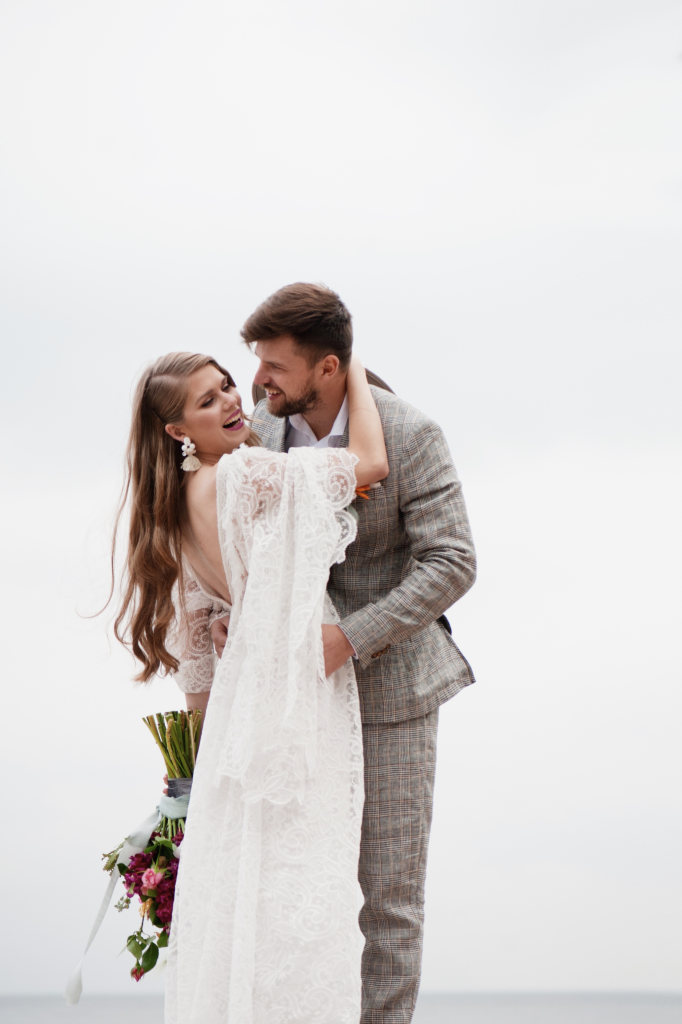
#> input picture happy weds templete/image/5d66950045fef3cf1451fee1809823475a0233df.jpg, 2726 x 4096 px (shown at 1/4 size)
$ python -i outfit_tryon_logic.py   (imports and definitions only)
#> lines starting #> are read from the running program, lines starting #| are printed output that depends on the picture
#> further down, picture is the input picture: PIL image 2726x4096 RGB; mean R, G, B 218, 214.2, 213.1
import os
import io
import requests
from PIL import Image, ImageOps, ImageFilter, ImageEnhance

from config import Config

TRYON_API_KEY = Config.TRYON_API_KEY
TRYON_API_URL = Config.TRYON_API_URL


def _enhance_image(img: Image.Image) -> Image.Image:
    """Apply small, safe enhancements to improve perceived detail.

    - Autocontrast (small amount)
    - Slight sharpening (UnsharpMask)
    - Mild increase in color/contrast if image is very flat
    """
    try:
        img = ImageOps.autocontrast(img, cutoff=1)
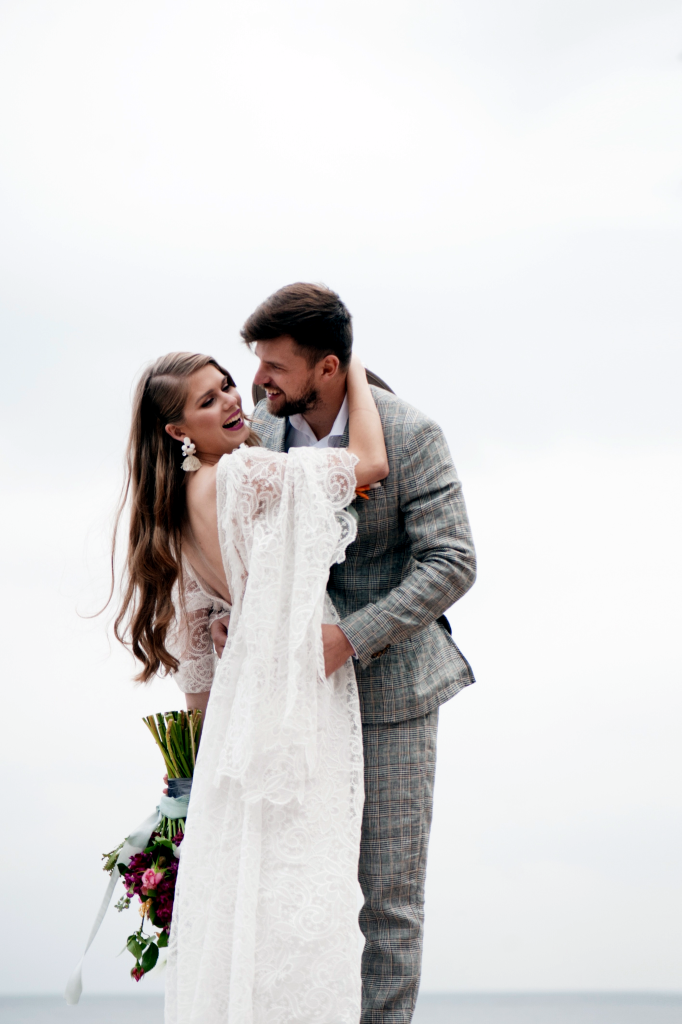
#> img: PIL image 2726x4096 RGB (shown at 1/4 size); mean R, G, B 218.6, 217.3, 217.3
    except Exception:
        pass

    # Gentle unsharp mask to bring out edges
    try:
        img = img.filter(ImageFilter.UnsharpMask(radius=1.5, percent=120, threshold=3))
    except Exception:
        pass

    # Slightly boost sharpness and color for perceived detail
    try:
        sharp = ImageEnhance.Sharpness(img)
        img = sharp.enhance(1.15)

        color = ImageEnhance.Color(img)
        img = color.enhance(1.05)
    except Exception:
        pass

    return img


# [93 lines left out: functions prepare_image, submit_tryon, get_status, download_image_from_url, not called in this run]

>>> from PIL import Image
>>> picture = Image.open('../../../happy weds templete/image/5d66950045fef3cf1451fee1809823475a0233df.jpg')
>>> result = _enhance_image(picture)
